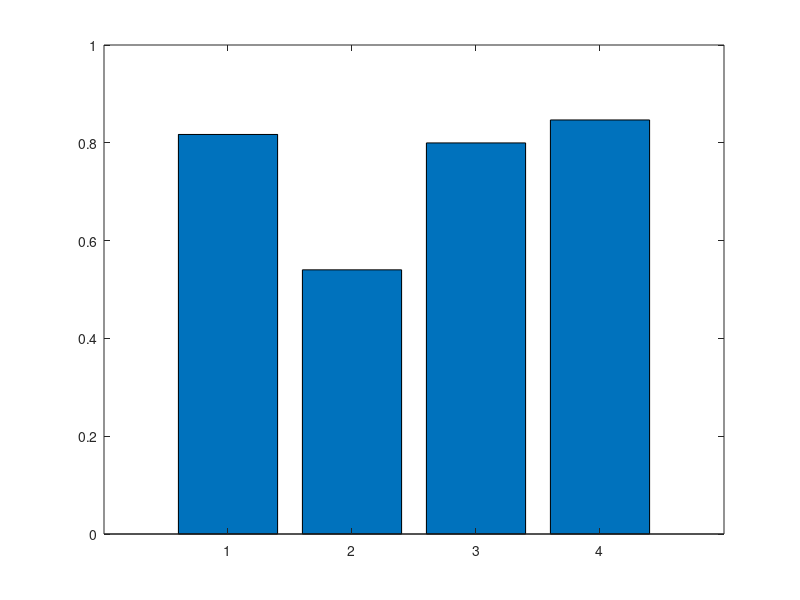

Write MATLAB code to recreate this figure. (Note: this script raises an error after producing the figure.)

clear('all')
close('all')


f1 = load('Projeto/mat_files/f1_final.mat');
model_names=fieldnames(f1);
fieldname_dims=size(fieldnames(f1),1);
for i=1:fieldname_dims-1
    name=model_names{i};
    y(i) = f1.(name);
end
x = ["SVM(rfb)","SVM(sigm)","SVM(poly)","CNN"]
figure
bar(y)
%plot(y)
ax = gca;
ax.XTick = 1:1:length(x); 
ax.XTickLabels = x;
ax.XTickLabelRotation = 45;

hold on
grid on
ylabel('F1 scores')
hold off

